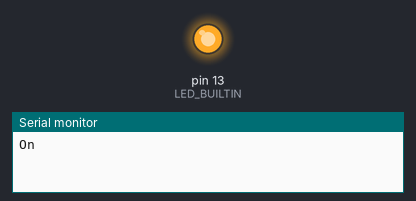
The sketch below on a simulated Arduino Uno, built with avr-gcc and run on an emulated ATmega328P. Shown: output pins drawn as LEDs (lit = HIGH), the last lines printed to the serial monitor.

Above: at 0.2 s.
At 2.5 s:
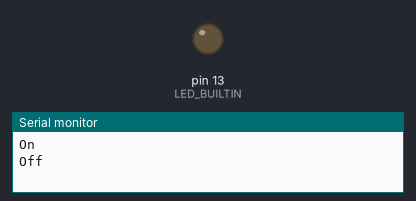
Timing chart, 0 to 5.9 s (numbered marks = the images above):
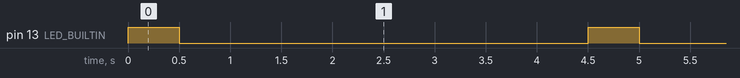

The sketch:

WeMosD1Mini.ino
```cpp
void setup() {
  // put your setup code here, to run once:
  Serial.begin(115200);
  pinMode(LED_BUILTIN, OUTPUT);
}

void loop() {
  // put your main code here, to run repeatedly:
  digitalWrite(LED_BUILTIN, HIGH);
  Serial.println("On");
  delay(500);

  digitalWrite(LED_BUILTIN, LOW);
  Serial.println("Off");
  delay(4000);
}
```

Measured:
- by itself, pin 13 (LED_BUILTIN): alternates HIGH for 0.50 s and LOW for 4.0 s
